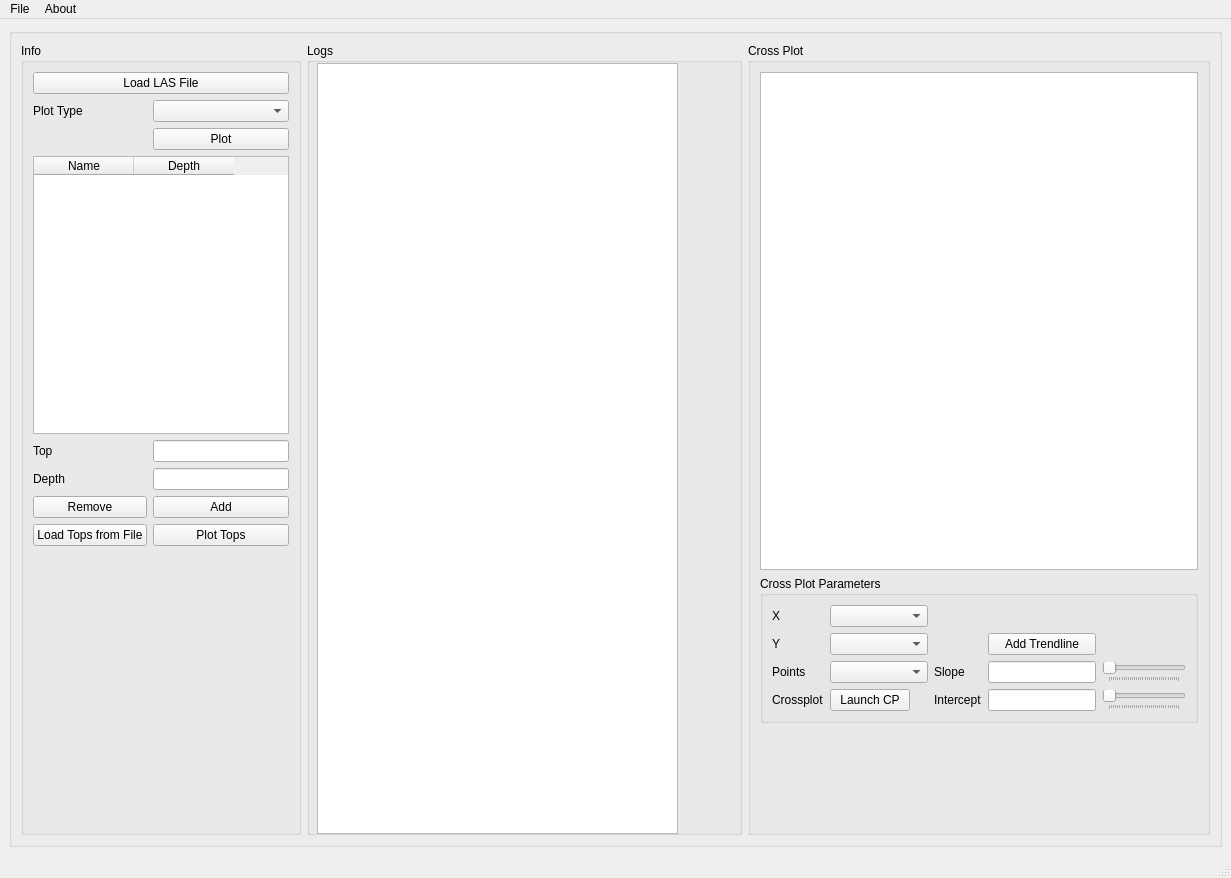
<?xml version="1.0" encoding="UTF-8"?>
<ui version="4.0">
 <class>MainWindow</class>
 <widget class="QMainWindow" name="MainWindow">
  <property name="geometry">
   <rect>
    <x>0</x>
    <y>0</y>
    <width>1231</width>
    <height>878</height>
   </rect>
  </property>
  <property name="windowTitle">
   <string>calgeopy - deerfoot</string>
  </property>
  <widget class="QWidget" name="centralwidget">
   <layout class="QGridLayout" name="gridLayout_3">
    <item row="0" column="0">
     <widget class="QGroupBox" name="groupBox_2">
      <property name="title">
       <string/>
      </property>
      <layout class="QHBoxLayout" name="horizontalLayout">
       <item>
        <widget class="QGroupBox" name="groupBox">
         <property name="sizePolicy">
          <sizepolicy hsizetype="Fixed" vsizetype="Preferred">
           <horstretch>0</horstretch>
           <verstretch>0</verstretch>
          </sizepolicy>
         </property>
         <property name="title">
          <string>Info</string>
         </property>
         <layout class="QGridLayout" name="gridLayout_4">
          <item row="13" column="0">
           <widget class="QPushButton" name="btn_removetop">
            <property name="text">
             <string>Remove</string>
            </property>
           </widget>
          </item>
          <item row="12" column="0">
           <widget class="QLabel" name="label_3">
            <property name="text">
             <string>Depth</string>
            </property>
           </widget>
          </item>
          <item row="10" column="0">
           <widget class="QLabel" name="label_2">
            <property name="text">
             <string>Top</string>
            </property>
           </widget>
          </item>
          <item row="14" column="0">
           <widget class="QPushButton" name="btn_loadtops">
            <property name="text">
             <string>Load Tops from File</string>
            </property>
           </widget>
          </item>
          <item row="3" column="0">
           <widget class="QLabel" name="label_4">
            <property name="text">
             <string>Plot Type</string>
            </property>
           </widget>
          </item>
          <item row="3" column="1">
           <widget class="QComboBox" name="cbLogDisplay"/>
          </item>
          <item row="7" column="1">
           <widget class="QPushButton" name="btnPlotlas">
            <property name="sizePolicy">
             <sizepolicy hsizetype="Minimum" vsizetype="Fixed">
              <horstretch>2</horstretch>
              <verstretch>0</verstretch>
             </sizepolicy>
            </property>
            <property name="text">
             <string>Plot</string>
            </property>
           </widget>
          </item>
          <item row="10" column="1">
           <widget class="QLineEdit" name="le_topname"/>
          </item>
          <item row="12" column="1">
           <widget class="QLineEdit" name="le_topdepth"/>
          </item>
          <item row="13" column="1">
           <widget class="QPushButton" name="btn_addtop">
            <property name="text">
             <string>Add</string>
            </property>
           </widget>
          </item>
          <item row="14" column="1">
           <widget class="QPushButton" name="btn_plottops">
            <property name="text">
             <string>Plot Tops</string>
            </property>
           </widget>
          </item>
          <item row="15" column="1">
           <spacer name="verticalSpacer">
            <property name="orientation">
             <enum>Qt::Vertical</enum>
            </property>
            <property name="sizeHint" stdset="0">
             <size>
              <width>20</width>
              <height>40</height>
             </size>
            </property>
           </spacer>
          </item>
          <item row="9" column="0" colspan="2">
           <widget class="QTableWidget" name="tbl_tops">
            <property name="minimumSize">
             <size>
              <width>182</width>
              <height>0</height>
             </size>
            </property>
            <property name="columnCount">
             <number>2</number>
            </property>
            <column>
             <property name="text">
              <string>Name</string>
             </property>
            </column>
            <column>
             <property name="text">
              <string>Depth</string>
             </property>
            </column>
           </widget>
          </item>
          <item row="1" column="0" colspan="2">
           <widget class="QPushButton" name="btn_loadlas">
            <property name="text">
             <string>Load LAS File</string>
            </property>
           </widget>
          </item>
         </layout>
        </widget>
       </item>
       <item>
        <widget class="QGroupBox" name="groupBox_8">
         <property name="sizePolicy">
          <sizepolicy hsizetype="Preferred" vsizetype="Preferred">
           <horstretch>100</horstretch>
           <verstretch>0</verstretch>
          </sizepolicy>
         </property>
         <property name="maximumSize">
          <size>
           <width>800</width>
           <height>16777215</height>
          </size>
         </property>
         <property name="title">
          <string>Logs</string>
         </property>
         <widget class="GraphicsLayoutWidget" name="gvLogs">
          <property name="geometry">
           <rect>
            <x>10</x>
            <y>20</y>
            <width>361</width>
            <height>771</height>
           </rect>
          </property>
         </widget>
        </widget>
       </item>
       <item>
        <widget class="QGroupBox" name="groupBox_4">
         <property name="title">
          <string>Cross Plot</string>
         </property>
         <layout class="QGridLayout" name="gridLayout">
          <item row="3" column="0">
           <spacer name="verticalSpacer_2">
            <property name="orientation">
             <enum>Qt::Vertical</enum>
            </property>
            <property name="sizeType">
             <enum>QSizePolicy::Fixed</enum>
            </property>
            <property name="sizeHint" stdset="0">
             <size>
              <width>20</width>
              <height>100</height>
             </size>
            </property>
           </spacer>
          </item>
          <item row="0" column="0">
           <widget class="PlotWidget" name="scatter"/>
          </item>
          <item row="2" column="0">
           <widget class="QGroupBox" name="groupBox_6">
            <property name="enabled">
             <bool>true</bool>
            </property>
            <property name="title">
             <string>Cross Plot Parameters</string>
            </property>
            <layout class="QGridLayout" name="gridLayout_2">
             <item row="1" column="0">
              <widget class="QLabel" name="label_10">
               <property name="text">
                <string>Y</string>
               </property>
              </widget>
             </item>
             <item row="0" column="0">
              <widget class="QLabel" name="label_9">
               <property name="text">
                <string>X</string>
               </property>
              </widget>
             </item>
             <item row="3" column="0">
              <widget class="QLabel" name="label_11">
               <property name="text">
                <string>Points</string>
               </property>
              </widget>
             </item>
             <item row="4" column="0">
              <widget class="QLabel" name="label_8">
               <property name="text">
                <string>Crossplot</string>
               </property>
              </widget>
             </item>
             <item row="4" column="7">
              <widget class="QLineEdit" name="le_trendlineint">
               <property name="sizePolicy">
                <sizepolicy hsizetype="Fixed" vsizetype="Fixed">
                 <horstretch>0</horstretch>
                 <verstretch>0</verstretch>
                </sizepolicy>
               </property>
               <property name="maximumSize">
                <size>
                 <width>150</width>
                 <height>16777215</height>
                </size>
               </property>
              </widget>
             </item>
             <item row="4" column="1">
              <widget class="QPushButton" name="btn_startcrossplot">
               <property name="text">
                <string>Launch CP</string>
               </property>
              </widget>
             </item>
             <item row="0" column="1" colspan="4">
              <widget class="QComboBox" name="cb_x"/>
             </item>
             <item row="3" column="1" colspan="4">
              <widget class="QComboBox" name="cb_points"/>
             </item>
             <item row="3" column="5">
              <widget class="QLabel" name="label_13">
               <property name="text">
                <string>Slope</string>
               </property>
              </widget>
             </item>
             <item row="3" column="7">
              <widget class="QLineEdit" name="le_trendlineslope">
               <property name="enabled">
                <bool>true</bool>
               </property>
               <property name="sizePolicy">
                <sizepolicy hsizetype="Fixed" vsizetype="Fixed">
                 <horstretch>0</horstretch>
                 <verstretch>0</verstretch>
                </sizepolicy>
               </property>
               <property name="maximumSize">
                <size>
                 <width>150</width>
                 <height>16777215</height>
                </size>
               </property>
              </widget>
             </item>
             <item row="4" column="5">
              <widget class="QLabel" name="label_12">
               <property name="text">
                <string>Intercept</string>
               </property>
              </widget>
             </item>
             <item row="1" column="1" colspan="4">
              <widget class="QComboBox" name="cb_y"/>
             </item>
             <item row="3" column="8">
              <widget class="QSlider" name="hzSlider_slope">
               <property name="pageStep">
                <number>3</number>
               </property>
               <property name="orientation">
                <enum>Qt::Horizontal</enum>
               </property>
               <property name="tickPosition">
                <enum>QSlider::TicksBelow</enum>
               </property>
              </widget>
             </item>
             <item row="4" column="8">
              <widget class="QSlider" name="hzSlider_intercept">
               <property name="pageStep">
                <number>3</number>
               </property>
               <property name="orientation">
                <enum>Qt::Horizontal</enum>
               </property>
               <property name="tickPosition">
                <enum>QSlider::TicksBelow</enum>
               </property>
              </widget>
             </item>
             <item row="1" column="7">
              <widget class="QPushButton" name="btn_trendline">
               <property name="sizePolicy">
                <sizepolicy hsizetype="MinimumExpanding" vsizetype="Fixed">
                 <horstretch>0</horstretch>
                 <verstretch>0</verstretch>
                </sizepolicy>
               </property>
               <property name="text">
                <string>Add Trendline</string>
               </property>
              </widget>
             </item>
            </layout>
            <zorder>label_9</zorder>
            <zorder>label_10</zorder>
            <zorder>cb_x</zorder>
            <zorder>cb_y</zorder>
            <zorder>label_11</zorder>
            <zorder>cb_points</zorder>
            <zorder>btn_startcrossplot</zorder>
            <zorder>label_8</zorder>
            <zorder>btn_trendline</zorder>
            <zorder>label_13</zorder>
            <zorder>le_trendlineslope</zorder>
            <zorder>label_12</zorder>
            <zorder>le_trendlineint</zorder>
            <zorder>hzSlider_slope</zorder>
            <zorder>hzSlider_intercept</zorder>
           </widget>
          </item>
         </layout>
        </widget>
       </item>
      </layout>
     </widget>
    </item>
   </layout>
  </widget>
  <widget class="QMenuBar" name="menubar">
   <property name="geometry">
    <rect>
     <x>0</x>
     <y>0</y>
     <width>1231</width>
     <height>21</height>
    </rect>
   </property>
   <widget class="QMenu" name="menuFile">
    <property name="title">
     <string>File</string>
    </property>
    <addaction name="actionLOAD_LAS_File"/>
    <addaction name="actionExit"/>
   </widget>
   <widget class="QMenu" name="menuAbout">
    <property name="title">
     <string>About</string>
    </property>
    <addaction name="actionAbout"/>
   </widget>
   <addaction name="menuFile"/>
   <addaction name="menuAbout"/>
  </widget>
  <widget class="QStatusBar" name="statusbar"/>
  <action name="actionExit">
   <property name="text">
    <string>Exit</string>
   </property>
  </action>
  <action name="actionAbout">
   <property name="text">
    <string>About</string>
   </property>
  </action>
  <action name="actionSetup">
   <property name="text">
    <string>Setup</string>
   </property>
  </action>
  <action name="actionLOAD_LAS_File">
   <property name="text">
    <string>Load LAS</string>
   </property>
  </action>
 </widget>
 <customwidgets>
  <customwidget>
   <class>PlotWidget</class>
   <extends>QGraphicsView</extends>
   <header location="global">pyqtgraph</header>
  </customwidget>
  <customwidget>
   <class>GraphicsLayoutWidget</class>
   <extends>QGraphicsView</extends>
   <header location="global">pyqtgraph</header>
  </customwidget>
 </customwidgets>
 <tabstops>
  <tabstop>btnPlotlas</tabstop>
  <tabstop>le_topdepth</tabstop>
  <tabstop>btn_addtop</tabstop>
  <tabstop>btn_plottops</tabstop>
 </tabstops>
 <resources/>
 <connections/>
</ui>
